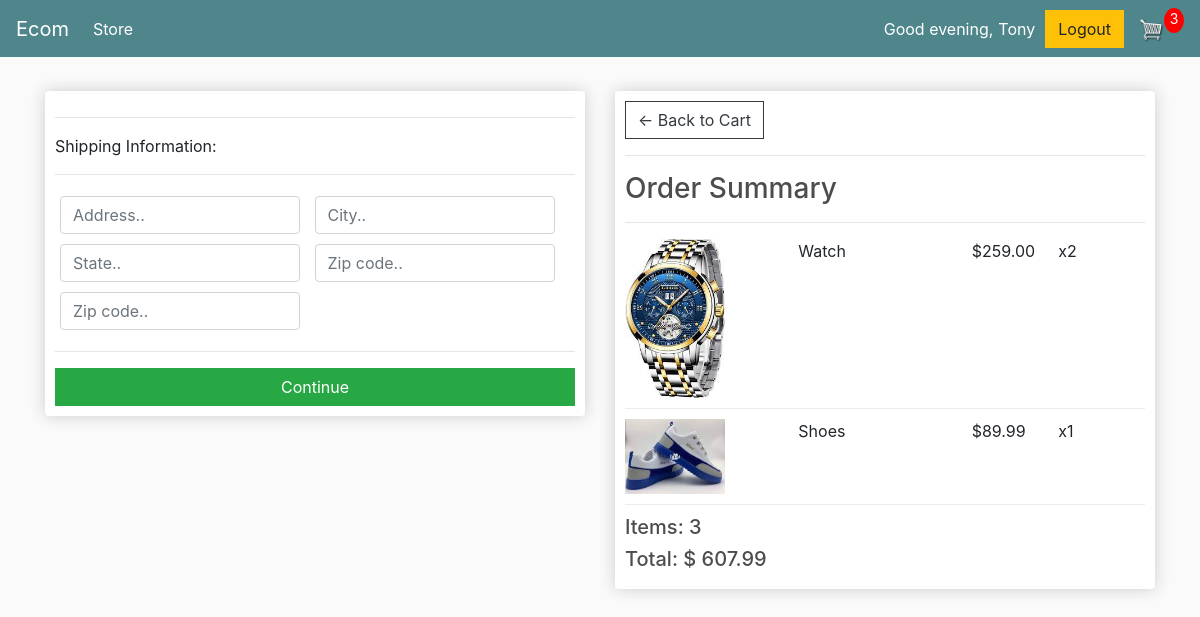
Screenshot of /checkout/ (signed in) with the database file from the repository.
### store/models.py (models this page shows, shortened)
class OrderItem(models.Model):
    product = models.ForeignKey(Product, on_delete=models.SET_NULL, null=True)
    order = models.ForeignKey(Order, on_delete=models.SET_NULL, null=True, blank=True)
    quantity = models.IntegerField(null=True, blank=True, default=0)
    date_added = models.DateTimeField(auto_now_add=True )
    @property
    def get_total(self):
        total = self.product.price * self.quantity
        return total

class Product(models.Model):
    name = models.CharField(max_length=200, null=True)
    price = models.DecimalField(max_digits=7, decimal_places=2)
    digital= models.BooleanField(default=False, null=True, blank=True)
    image = models.ImageField(null=True, blank=True)
    @property
    def imageURL(self):
        try:
            url = self.image.url
        except:
            url =''
        return url

class Order(models.Model):
    customer = models.ForeignKey(Customer, on_delete=models.SET_NULL, blank=True, null=True)
    date_ordered = models.DateTimeField(auto_now_add=True )
    complete= models.BooleanField(default=False, null=True, blank=True)
    transaction_id=models.CharField(max_length=200, null=True)
    @property
    def shipping(self):
        shipping = False
        orderitems = self.orderitem_set.all()
        for i in orderitems:
            if i.product.digital == False:
                shipping = True
        return shipping
    @property
    def get_cart_total(self):
        orderitems = self.orderitem_set.all()
        total = sum([item.get_total for item in orderitems])
        return total
    @property
    def get_cart_items(self):
        orderitems = self.orderitem_set.all()
        total = sum([item.quantity for item in orderitems])
        return total

### store/views.py (the view)
# urls.py: path('checkout/', views.checkout, name="checkout"),
def checkout(request):
	data = cartData(request)
	cartItems=data['cartItems']
	order= data['order']
	items = data['items']
	context = {"items": items, "order": order, "cartItems": cartItems}
	return render(request, 'store/checkout.html', context)

### store/utils.py (called while the page is built)
def cartData (request):
    if request.user.is_authenticated:
        customer= request.user.customer
        order, created = Order.objects.get_or_create(customer= customer, complete=False)
        items =order.orderitem_set.all()
        cartItems = order.get_cart_items
    else:
        cookieData = cookieCart(request)
        cartItems=cookieData['cartItems']
        order= cookieData['order']
        items = cookieData['items']
    return {'cartItems': cartItems, 'order': order, 'items': items}

### store/templates/store/checkout.html (shortened to what this page needs)
{% extends 'store/main.html' %}
{% load static %}
{% block content %}
     <div class="row">
		<div class="col-lg-6">
			<div class="box-element" id="form-wrapper">
				<form id="form">
					<div id="shipping-info">
						<hr>
						<p>Shipping Information:</p>
						<hr>
						<div class="form-field">
							<input class="form-control" type="text" name="address" placeholder="Address..">
						</div>
						<div class="form-field">
							<input class="form-control" type="text" name="city" placeholder="City..">
						</div>
						<div class="form-field">
							<input class="form-control" type="text" name="state" placeholder="State..">
						</div>
						<div class="form-field">
							<input class="form-control" type="text" name="zipcode" placeholder="Zip code..">
						</div>
						<div class="form-field">
							<input class="form-control" type="text" name="country" placeholder="Zip code..">
						</div>
					</div>
					<hr>
					<input id="form-button" class="btn btn-success btn-block" type="submit" value="Continue">
				</form>
			</div>
			<br>
		</div>
		<div class="col-lg-6">
			<div class="box-element">
				<a  class="btn btn-outline-dark" href="{% url 'cart' %}">&#x2190; Back to Cart</a>
				<hr>
				<h3>Order Summary</h3>
				<hr>
				{% for item in items %}
				<div class="cart-row">
					<div style="flex:2"><img class="row-image" src="{{item.product.imageURL}}"></div>
					<div style="flex:2"><p>{{item.product.name}}</p></div>
					<div style="flex:1"><p>${{item.product.price|floatformat:2}}</p></div>
					<div style="flex:1"><p>x{{item.quantity}}</p></div>
				</div>
				{% endfor %}
				<h5>Items:   {{order.get_cart_items}}</h5>
				<h5>Total:  $ {{order.get_cart_total|floatformat:2}}</h5>
			</div>
		</div>
	</div>
{% endblock content %}

### store/templates/store/main.html (shortened to what this page needs)
<!DOCTYPE html>
{% load static %}
<html>
<head>
	<link rel="stylesheet" href="https://stackpath.bootstrapcdn.com/bootstrap/4.4.1/css/bootstrap.min.css">
	<link rel="stylesheet" type="text/css" href="{% static 'css/main.css' %}">
</head>
<body>
	<nav class="navbar navbar-expand-lg navbar-dark bg-dark">
	  <a class="navbar-brand" href="{% url 'store' %}">Ecom</a>
	  <div class="collapse navbar-collapse" id="navbarSupportedContent">
	    <ul class="navbar-nav mr-auto">
	      <li class="nav-item active">
	        <a class="nav-link" href="{% url 'store' %}">Store <span class="sr-only">(current)</span></a>
	      </li>
	    </ul>
		   {% if user.is_authenticated %}
			<div class="form-inline my-2 my-lg-0">
				<div id="demo" style="color: white; padding-right: 5px;"></div><div style="padding-right: 10px; color: white;">{{user.username|capfirst}}</div>
				 <a href="{% url 'logout' %}"class="btn btn-warning">Logout</a>
				 <a href="{% url 'cart' %}">
				        <img  id="cart-icon" src="{% static 'images/cart.png' %}">
					   </a>
				 <p id="cart-total">{{ cartItems }}</p>
			</div>
			{% endif %}
	    </div>
	</nav>
     <div class="container">
            <br>
            {% block content %}
            {% endblock content %}
         </div>
</body>
</html>

### static/css/main.css (style rules this page uses)
body { background-color: hsl(0, 0%, 98%); }
h1,h2,h3,h4,h5,h6 { color:hsl(0, 0%, 30%); }
.box-element { box-shadow:hsl(0, 0%, 80%) 0 0 16px; background-color: #fff; border-radius: 4px; padding: 10px; }
.bg-dark { background-color: #4f868c!important; }
#cart-icon { width:25px; display: inline-block; margin-left: 15px; }
#cart-total { display: block; text-align: center; color:#fff; background-color: red; width: 20px; height: 25px; border-radius: 50%; font-size: 14px; }
.col-lg-4, .col-lg-6, .col-lg-8, .col-lg-12 { margin-top: 10px; }
.btn { border-radius: 0; }
.row-image { width: 100px; }
.form-field { width:250px; display: inline-block; padding: 5px; }
.cart-row { display: flex; align-items: flex-stretch; padding-bottom: 10px; margin-bottom: 10px; border-bottom: 1px solid #ececec; }

### rows the page displays
OrderItem: product.imageURL (picture), product.name "Watch", product.price "259.00", quantity "2"
OrderItem: product.imageURL (picture), product.name "Shoes", product.price "89.99", quantity "1"
Order: get_cart_items "3", get_cart_total "607.99"

### other values shown
{{ user.username|capfirst }} "Tony"
{{ cartItems }} "3"
